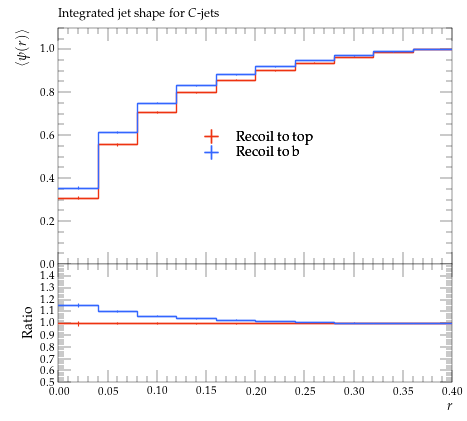

This figure's Python source:
#! /usr/bin/env python

# This Python script was auto-generated using YODA v2.0.2.
# Analysis object: /MC_HFDECAYS/avg_psi_C_jet
# Timestamp: 31-07-2026 (13:13:53)

import matplotlib as mpl
import matplotlib.pyplot as plt
mpl.use('Agg') # comment out for interactive use
import os
import numpy as np

plotDir = os.path.split(os.path.realpath(__file__))[0]
if 'YODA_USER_PLOT_PATH' in globals():
    plot_outdir = globals()['YODA_USER_PLOT_PATH']
else:
    plot_outdir = plotDir

#plot style
plt.style.use(os.path.join(plotDir, '../default.mplstyle'))
# plot metadata
figW, figH = plt.rcParams['figure.figsize']
ax_xLabel = r'$r$'
ax_yLabel = r'$\langle\psi(r)\rangle$'
ax_title  = r'Integrated jet shape for $C$-jets'
ax_xScale = 'linear'
ax_yScale = 'linear'
xLims = (0.0, 0.4)
yLims = (0.0, 1.1)

# TeX-friendly labels for the legend
labels = {
    'legend' : ([ r"Recoil to top", r"Recoil to b" ], r""),
}

# Adjust canvas width and height
canvasW = 10.0
canvasH = 9.0
figW *= canvasW/10.
figH *= canvasH/9.

# Create figure and axis objects
fig, (ax, ratio0_ax) = plt.subplots(2, 1, sharex=True,
                  figsize=(figW,figH), gridspec_kw={'height_ratios': (6.0, 3.0)})

# Set figure margins
plt.subplots_adjust(
    left   = 1.0 * plt.rcParams['figure.subplot.left'],
    right  = 1.0 * plt.rcParams['figure.subplot.right'],
    top    = 1.0 * plt.rcParams['figure.subplot.top'],
    bottom = 1.0 * plt.rcParams['figure.subplot.bottom'])

ratio0_ax.yaxis.set_major_locator(mpl.ticker.MultipleLocator(0.1))
ratio0_ax.set_ylim(0.5, 1.4999)
ratio0_ax.set_ylabel('Ratio')

# the numerical data is stored in a separate file
dataf = dict()
prefix = os.path.split(__file__)[0]
if prefix:    prefix = prefix + '/'
exec(open(prefix+'avg_psi_C_jet__data.py').read(), dataf)


legend_handles = dict() # keep track of handles for the legend

# style options for curves
# starts at zorder>=5 to draw curve on top of legend
styles = {
  'recoil_t': {
    'color' : '#EE3311',
    'linestyle' : '-',
    'linewidth' : 1,
    'marker' : 'none',
    'markersize' : 2,
    'capsize' : 0.0,
    'zorder' : 5,
    'histstyle' : 1,
    'drawstyle' : 'steps-pre',
    'xerrorbars' : 1,
    'yerrorbars' : 1,
    'fillcolor' : None,
    'fillopacity' : 1.0,
    'ratio0_linestyle' : '-',
    'ratio0_linewidth' : 1,
    'ratio0_marker' : 'none',
    'ratio0_markersize' : 2,
    'ratio0_capsize' : 0.0,
    'ratio0_zorder' : 5,
    'ratio0_histstyle' : 1,
    'ratio0_drawstyle' : 'steps-pre',
    'ratio0_xerrorbars' : 1,
    'ratio0_yerrorbars' : 1,
  },
  'recoil_b': {
    'color' : '#3366FF',
    'linestyle' : '-',
    'linewidth' : 1,
    'marker' : 'none',
    'markersize' : 2,
    'capsize' : 0.0,
    'zorder' : 6,
    'histstyle' : 1,
    'drawstyle' : 'steps-pre',
    'xerrorbars' : 1,
    'yerrorbars' : 1,
    'fillcolor' : None,
    'fillopacity' : 1.0,
    'ratio0_linestyle' : '-',
    'ratio0_linewidth' : 1,
    'ratio0_marker' : 'none',
    'ratio0_markersize' : 2,
    'ratio0_capsize' : 0.0,
    'ratio0_zorder' : 6,
    'ratio0_histstyle' : 1,
    'ratio0_drawstyle' : 'steps-pre',
    'ratio0_xerrorbars' : 1,
    'ratio0_yerrorbars' : 1,
  },
}

# curve from input yoda files in main panel
for label, yvals in dataf['yvals'].items():
    if all(np.isnan(v) for v in dataf['yvals'][label]):
        continue
    tmp = None
    if styles[label]['histstyle']: # draw as histogram
        xpos = dataf['xedges'][label] if styles[label]['drawstyle'] else dataf['xpoints'][label]
        ypos = np.insert(yvals, 0, yvals[0]) if styles[label]['drawstyle'] else yvals
        if styles[label]['fillcolor']: # fill area below curve
            ax.fill_between(xpos, ypos, step='pre',
                            color=styles[label]['fillcolor'],
                            alpha=styles[label]['fillopacity'])
        tmp, = ax.plot(xpos, ypos,
                       color=styles[label]['color'],
                       linestyle=styles[label]['linestyle'],
                       linewidth=styles[label]['linewidth'],
                       drawstyle=styles[label]['drawstyle'], solid_joinstyle='miter',
                       zorder=styles[label]['zorder'], label=label)
    tmp = ax.errorbar(dataf['xpoints'][label], yvals,
                      xerr=np.array(dataf['xerrs'][label])*styles[label]['xerrorbars'],
                      yerr=np.array(dataf['yerrs'][label])*styles[label]['yerrorbars'],
                      fmt=styles[label]['marker'], capsize=styles[label]['capsize'],
                      markersize=styles[label]['markersize'],
                      ecolor=styles[label]['color'],
                      color=styles[label]['color'], zorder=styles[label]['zorder'])
    tmp[-1][0].set_linestyle(styles[label]['linestyle'])
    tmp[-1][0].set_linewidth(styles[label]['linewidth'])
    if label in dataf['add_legend_handle']:  legend_handles[label] = tmp
    for varLabel in dataf['variation_yvals'].keys():
        if varLabel.startswith(label):
            tmp, = ax.plot(dataf['xedges'][label], dataf['variation_yvals'][varLabel],
                           color=styles[label]['color'],
                           linestyle=styles[label]['linestyle'],
                           linewidth=styles[label]['linewidth'],
                           drawstyle='steps-pre', solid_joinstyle='miter',
                           zorder=styles[label]['zorder'], alpha=0.5)


# plots on ratio panel
# curve from input yoda files in ratio panel
for label, yvals in dataf['ratio0_yvals'].items():
    if all(np.isnan(v) for v in yvals):
        continue
    if styles[label]['ratio0_histstyle']: # plot as histogram
        xpos = dataf['xedges']['recoil_t'] if styles[label]['ratio0_drawstyle'] else dataf['xpoints']['recoil_t']
        ypos = np.insert(yvals, 0, yvals[0]) if styles[label]['ratio0_drawstyle'] else yvals
        ratio0_ax.plot(xpos, ypos,
                       color=styles[label]['color'],
                       linewidth=styles[label]['linewidth'],
                       linestyle=styles[label]['ratio0_linestyle'],
                       drawstyle=styles[label]['ratio0_drawstyle'], zorder=styles[label]['zorder'],
                       solid_joinstyle='miter')
    tmp = ratio0_ax.errorbar(dataf['xpoints']['recoil_t'], yvals,
                             xerr=np.array(dataf['ref_xerrs'])*styles[label]['ratio0_xerrorbars'],
                             yerr=np.array(dataf['ratio0_yerrs'][label])*styles[label]['ratio0_yerrorbars'],
                             fmt=styles[label]['ratio0_marker'], capsize=styles[label]['ratio0_capsize'],
                             markersize=styles[label]['ratio0_markersize'],
                             ecolor=styles[label]['color'],
                             color=styles[label]['color'])
    tmp[-1][0].set_linestyle(styles[label]['ratio0_linestyle'])
    tmp[-1][0].set_linewidth(styles[label]['ratio0_linewidth'])

    for varlabel in dataf['ratio0_variation_vals'].keys():
        if varlabel.startswith(label):
            ratio0_ax.plot(dataf['xedges']['recoil_t'],
                            dataf['ratio0_variation_vals'][varlabel],
                            color=styles[label]['color'],
                            linestyle=styles[label]['linestyle'],
                            linewidth=styles[label]['linewidth'],
                            drawstyle='steps-pre', solid_joinstyle='miter',
                            zorder=1, alpha=0.5)

legend_items = list(legend_handles.values())
ax.add_artist(ax.legend(legend_items,
                        labels['legend'][0],
                        title=labels['legend'][1],
                        alignment='left',
                        loc='center',
                        bbox_to_anchor=(0.5, 0.5)))

# set plot metadata as defined above
ratio0_ax.set_xlabel(ax_xLabel)
ratio0_ax.xaxis.set_label_coords(1., -0.15)
ax.set_ylabel(ax_yLabel, ha='right', va='top')
ax.yaxis.set_label_coords(-0.11, 1.0)
ax.set_title(ax_title, loc='left')
ax.set_xscale(ax_xScale)
ax.set_yscale(ax_yScale)
ax.set_xlim(xLims)
ax.set_ylim(yLims)

# tick formatting
plt.rcParams['xtick.top'] = True
plt.rcParams['ytick.right'] = True
fig.align_ylabels((ax, ratio0_ax))
plt.savefig(os.path.join(plot_outdir, 'avg_psi_C_jet.pdf'), format='PDF')
plt.savefig(os.path.join(plot_outdir, 'avg_psi_C_jet.png'), format='PNG')

plt.close(fig)
